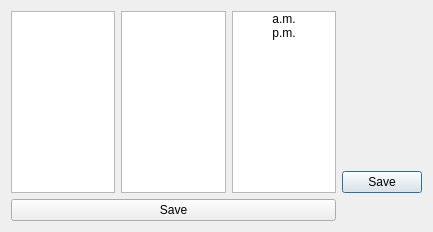
<?xml version="1.0" encoding="UTF-8"?>
<ui version="4.0">
 <class>Dialog2</class>
 <widget class="QDialog" name="Dialog2">
  <property name="geometry">
   <rect>
    <x>0</x>
    <y>0</y>
    <width>433</width>
    <height>232</height>
   </rect>
  </property>
  <property name="windowTitle">
   <string>Dialog</string>
  </property>
  <layout class="QGridLayout" name="gridLayout">
   <item row="0" column="0" rowspan="2" colspan="2">
    <widget class="QWidget" name="widget" native="true">
     <layout class="QHBoxLayout" name="horizontalLayout">
      <property name="spacing">
       <number>6</number>
      </property>
      <property name="margin">
       <number>0</number>
      </property>
      <item>
       <widget class="QListWidget" name="listWidget"/>
      </item>
      <item>
       <widget class="QListWidget" name="listWidget_2"/>
      </item>
      <item>
       <widget class="QListWidget" name="listWidget_3">
        <item>
         <property name="text">
          <string>a.m.</string>
         </property>
         <property name="textAlignment">
          <set>AlignHCenter|AlignVCenter|AlignCenter</set>
         </property>
        </item>
        <item>
         <property name="text">
          <string>p.m.</string>
         </property>
         <property name="textAlignment">
          <set>AlignHCenter|AlignVCenter|AlignCenter</set>
         </property>
        </item>
       </widget>
      </item>
     </layout>
    </widget>
   </item>
   <item row="1" column="2">
    <widget class="QDialogButtonBox" name="buttonBox">
     <property name="sizePolicy">
      <sizepolicy hsizetype="Fixed" vsizetype="Fixed">
       <horstretch>0</horstretch>
       <verstretch>0</verstretch>
      </sizepolicy>
     </property>
     <property name="standardButtons">
      <set>QDialogButtonBox::Save</set>
     </property>
    </widget>
   </item>
   <item row="2" column="0" colspan="2">
    <widget class="QDialogButtonBox" name="buttonBox_2">
     <property name="sizePolicy">
      <sizepolicy hsizetype="Expanding" vsizetype="Fixed">
       <horstretch>0</horstretch>
       <verstretch>0</verstretch>
      </sizepolicy>
     </property>
     <property name="orientation">
      <enum>Qt::Vertical</enum>
     </property>
     <property name="standardButtons">
      <set>QDialogButtonBox::Save</set>
     </property>
    </widget>
   </item>
  </layout>
 </widget>
 <resources/>
 <connections/>
</ui>
